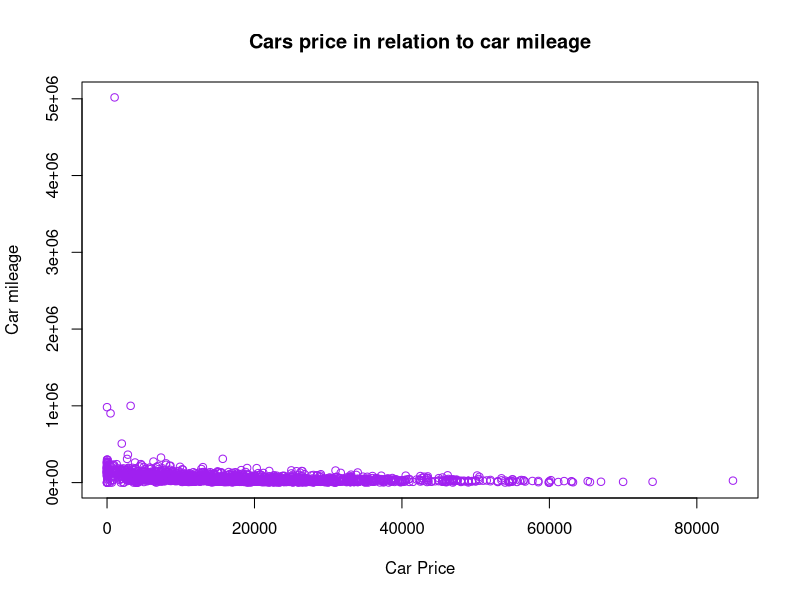

Recreate this plot in R.
## ---- chunk 1
#Q1 - B
#Q2 - 25
#Q3- C
## ---- chunk 2
#Q1
cars = read.csv("USA_cars_datasets.csv")
## ---- chunk 3
#Q2

head(cars,10)

tail(cars,10)
## ---- chunk 4
#Q3

colnames(cars)[9] =  "Vehicle_identification_number"

## ---- chunk 5
#Q4
sum(is.na(cars))
max(cars$Mileage,na.rm = T)
min(cars$Price,na.rm = T)
ford_cars = cars[cars$Brand == "ford",]
dim(ford_cars)
florida_cars = cars[cars$State == "florida",]
mean(florida_cars$Price,na.rm = T)
## ---- chunk 6
#q5
cheap_cars = cars[order(cars$Price),]
## ---- chunk 7
#q6

Top_50 = cheap_cars[1:50,]
## ---- chunk 8
#Q7

ars = read.csv("USA_cars_datasets.csv")
plot(cars$Price, cars$Mileage, col = "purple", main="Cars price in relation to car mileage", xlab = "Car Price", ylab = "Car mileage")

#Yes the dot in the top of the chart
